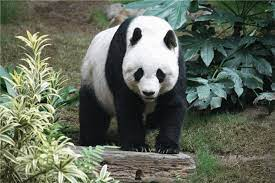
#> input picture Pictures/picture1.jpg, 275 x 183 px, found by its file name
$ python Uygulama1.py
#> lines starting #> are read from the running program, lines starting #| are printed output that depends on the picture
import numpy as np
import pathlib
import cv2
from pathlib import Path
from matplotlib import pyplot as plt

print(cv2.__version__)
#Ust Klasörleri dolasma
path = str(Path(pathlib.Path().absolute()).parents[0])
# file_up = Path(__file__).resolve().parents[1]

path+="\\Pictures"
#Gri tonlarda bir resim yükle
img1 = cv2.imread(path+'\\picture1.jpg',cv2.IMREAD_COLOR) #1
#> img1 is the input picture: shape (183, 275, 3); mean B, G, R 90.1, 104.6, 97.2
img2 = cv2.imread(path+'\\picture2.jpg',cv2.IMREAD_GRAYSCALE) #0
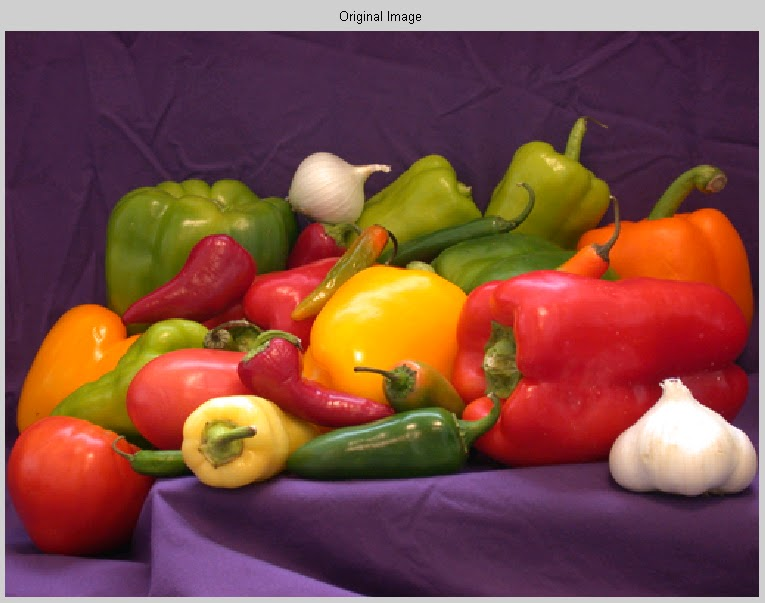
#> input picture Pictures/picture2.jpg, 765 x 603 px, found by its file name
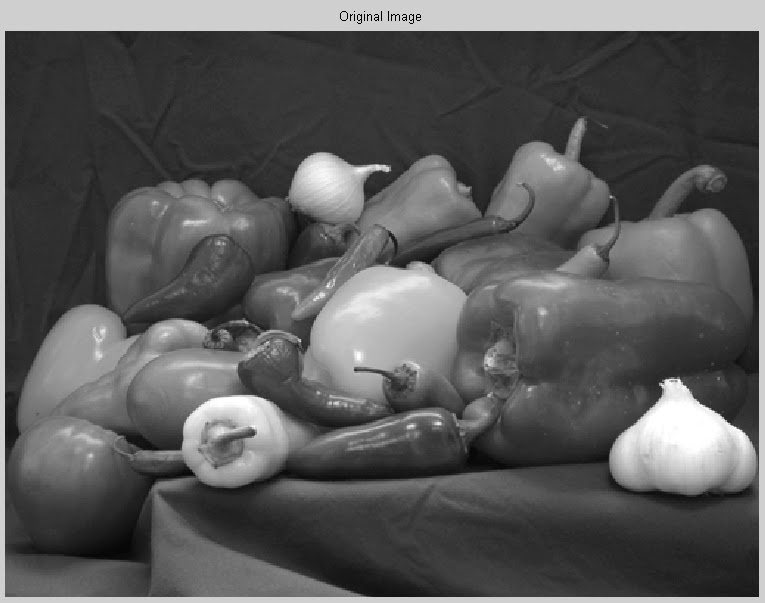
#> img2: shape (603, 765); min 0, max 255, mean 90.1
img3 = cv2.imread(path+'\\picture3.jpg',cv2.IMREAD_UNCHANGED) #-1
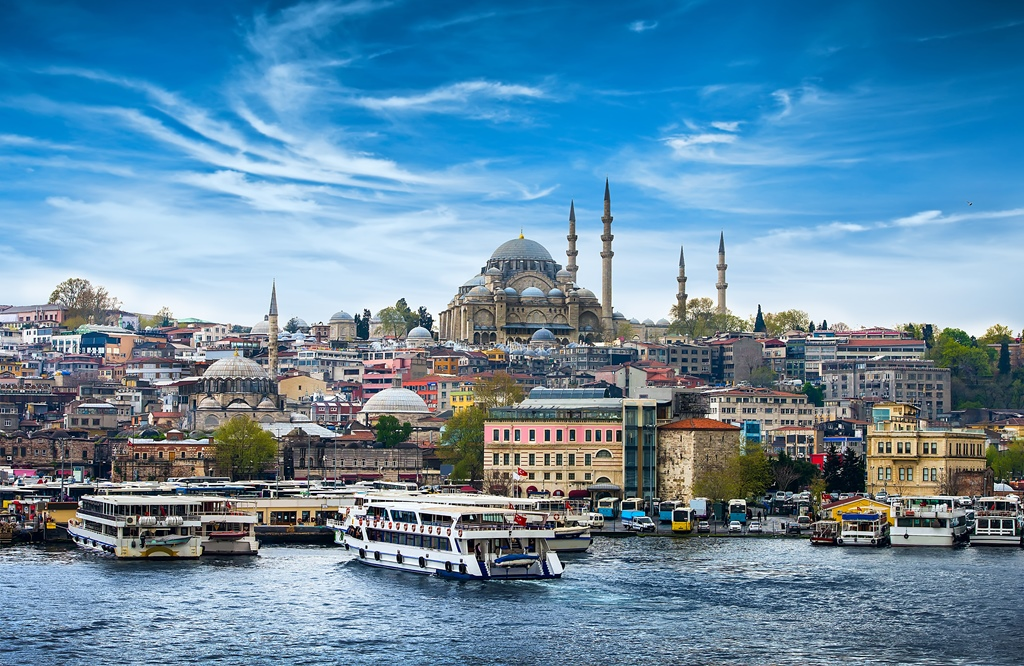
#> input picture Pictures/picture3.jpg, 1024 x 666 px, found by its file name
#> img3 is the input picture: shape (666, 1024, 3); mean B, G, R 164.7, 139.3, 101.1

# cv2.imread(path, flag),
# Return Value: This method returns an image that is loaded from the specified file.
"""
cv2.imshow('image1', img1)
cv2.imshow('image2', img2)
cv2.imshow('image3', img3)
cv2.waitKey(0)
cv2.destroyAllWindows()
"""
print(img1.shape)
#| (183, 275, 3)
print(img2.shape)
#| (603, 765)
print(img3.shape)
#| (666, 1024, 3)

print(img3[10,10]) # Her piksel değeri de bu 3 ana renk içerir->BGR --Diyelimki sadece kımızı R:255, G:0, B:0
#| [132  75   0]

image_rgb = cv2.cvtColor(img3, cv2.COLOR_BGR2RGB)
print(image_rgb[300,269])
#| [211 231 242]
"""z
cv2.imshow('image1', image_rgb)
cv2.waitKey(0) # ms süresi kadar ekranda kalır. 0 ise süresiz ekranda kalma.
cv2.destroyAllWindows()
"""

arr=np.array(img3)
for i,item in enumerate(arr):
    print(item[0])
#> this loop made 666 passes
#| [126  72   1]
#| [125  71   0]
#| [124  70   0]
#| [124  70   0]
#| [124  70   0]
#| [124  70   0]
#| [125  71   0]
#| [126  72   1]
#> (further printed lines are left out)


methods = [None, 'none', 'nearest', 'bilinear', 'bicubic', 'spline16',
           'spline36', 'hanning', 'hamming', 'hermite', 'kaiser', 'quadric',
           'catrom', 'gaussian', 'bessel', 'mitchell', 'sinc', 'lanczos']


for id, interp_method in enumerate(methods):
    plt.imshow(img1, interpolation=interp_method, cmap='gray')
    plt.tight_layout()
    plt.show()


plt.imshow(img1, cmap = 'viridis', interpolation = 'bicubic')
plt.show()
plt.close()
